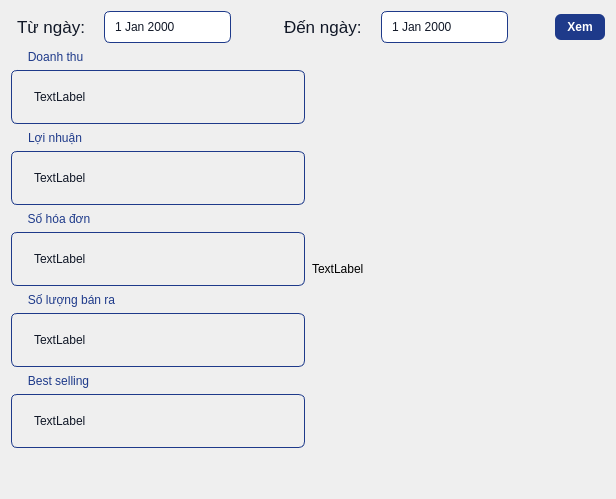
      <widget class="QWidget" name="reportPage">
       <layout class="QVBoxLayout" name="verticalLayout_10">
        <item>
         <layout class="QVBoxLayout" name="mainLayout">
          <property name="spacing">
           <number>7</number>
          </property>
          <property name="sizeConstraint">
           <enum>QLayout::SizeConstraint::SetMinAndMaxSize</enum>
          </property>
          <item>
           <layout class="QHBoxLayout" name="filterLayout">
            <item>
             <widget class="QLabel" name="label">
              <property name="font">
               <font>
                <family>Segoe UI</family>
                <pointsize>13</pointsize>
                <italic>false</italic>
                <bold>false</bold>
               </font>
              </property>
              <property name="styleSheet">
               <string notr="true">QLabel {
    color: #111827;         /* chữ đen xám đậm */
    font: 13pt &quot;Segoe UI&quot;;
    padding: 2px;
}

QLabel#titleLabel {
    font: bold 12pt &quot;Segoe UI&quot;;
    color: #1e3a8a;         /* xanh đậm cho tiêu đề */
}
</string>
              </property>
              <property name="text">
               <string>Từ ngày: </string>
              </property>
             </widget>
            </item>
            <item>
             <widget class="QDateEdit" name="dateFrom">
              <property name="styleSheet">
               <string notr="true">QDateEdit, QDateTimeEdit, QSpinBox {
    border: 1px solid #1e3a8a;
    border-radius: 6px;
    padding: 2px 24px 2px 8px;   /* chừa chỗ bên phải cho nút mũi tên */
    background: #ffffff;
    color: #111827;
    font: 10pt &quot;Segoe UI&quot;;
    min-height: 26px;
}

/* Hover */
QDateEdit:hover, QDateTimeEdit:hover, QSpinBox:hover {
    border: 1px solid #2563eb;
}

/* Focus */
QDateEdit:focus, QDateTimeEdit:focus, QSpinBox:focus {
    border: 1px solid #2563eb;
    background: #eff6ff;
    outline: none;
}

/* Up/Down button */
QSpinBox::up-button, QDateEdit::up-button, QDateTimeEdit::up-button,
QSpinBox::down-button, QDateEdit::down-button, QDateTimeEdit::down-button {
    subcontrol-origin: border;
    width: 20px;
    border: none;
    background: transparent;
}

/* Hover effect cho button */
QSpinBox::up-button:hover, QDateEdit::up-button:hover, QDateTimeEdit::up-button:hover,
QSpinBox::down-button:hover, QDateEdit::down-button:hover, QDateTimeEdit::down-button:hover {
    background: #e0e7ff;
    border-radius: 3px;
}

/* Up Arrow */
QSpinBox::up-arrow, QDateEdit::up-arrow, QDateTimeEdit::up-arrow {
    width: 8px;
    height: 8px;
}

/* Down Arrow */
QSpinBox::down-arrow, QDateEdit::down-arrow, QDateTimeEdit::down-arrow {
 image: none;
    width: 8px;
    height: 8px;
} 
</string>
              </property>
             </widget>
            </item>
            <item>
             <spacer name="horizontalSpacer_3">
              <property name="orientation">
               <enum>Qt::Orientation::Horizontal</enum>
              </property>
              <property name="sizeHint" stdset="0">
               <size>
                <width>40</width>
                <height>20</height>
               </size>
              </property>
             </spacer>
            </item>
            <item>
             <widget class="QLabel" name="label_2">
              <property name="font">
               <font>
                <family>Segoe UI</family>
                <pointsize>13</pointsize>
                <italic>false</italic>
                <bold>false</bold>
               </font>
              </property>
              <property name="styleSheet">
               <string notr="true">QLabel {
    color: #111827;         /* chữ đen xám đậm */
    font: 13pt &quot;Segoe UI&quot;;
    padding: 2px;
}

QLabel#titleLabel {
    font: bold 12pt &quot;Segoe UI&quot;;
    color: #1e3a8a;         /* xanh đậm cho tiêu đề */
}
</string>
              </property>
              <property name="text">
               <string>Đến ngày: </string>
              </property>
             </widget>
            </item>
            <item>
             <widget class="QDateEdit" name="dateTo">
              <property name="styleSheet">
               <string notr="true">QDateEdit, QDateTimeEdit, QSpinBox {
    border: 1px solid #1e3a8a;
    border-radius: 6px;
    padding: 2px 24px 2px 8px;   /* chừa chỗ bên phải cho nút mũi tên */
    background: #ffffff;
    color: #111827;
    font: 10pt &quot;Segoe UI&quot;;
    min-height: 26px;
}

/* Hover */
QDateEdit:hover, QDateTimeEdit:hover, QSpinBox:hover {
    border: 1px solid #2563eb;
}

/* Focus */
QDateEdit:focus, QDateTimeEdit:focus, QSpinBox:focus {
    border: 1px solid #2563eb;
    background: #eff6ff;
    outline: none;
}

/* Up/Down button */
QSpinBox::up-button, QDateEdit::up-button, QDateTimeEdit::up-button,
QSpinBox::down-button, QDateEdit::down-button, QDateTimeEdit::down-button {
    subcontrol-origin: border;
    width: 20px;
    border: none;
    background: transparent;
}

/* Hover effect cho button */
QSpinBox::up-button:hover, QDateEdit::up-button:hover, QDateTimeEdit::up-button:hover,
QSpinBox::down-button:hover, QDateEdit::down-button:hover, QDateTimeEdit::down-button:hover {
    background: #e0e7ff;
    border-radius: 3px;
}

/* Up Arrow */
QSpinBox::up-arrow, QDateEdit::up-arrow, QDateTimeEdit::up-arrow {
    width: 8px;
    height: 8px;
}

/* Down Arrow */
QSpinBox::down-arrow, QDateEdit::down-arrow, QDateTimeEdit::down-arrow {
 image: none;
    width: 8px;
    height: 8px;
} 
</string>
              </property>
             </widget>
            </item>
            <item>
             <spacer name="horizontalSpacer_4">
              <property name="orientation">
               <enum>Qt::Orientation::Horizontal</enum>
              </property>
              <property name="sizeHint" stdset="0">
               <size>
                <width>40</width>
                <height>20</height>
               </size>
              </property>
             </spacer>
            </item>
            <item>
             <widget class="QPushButton" name="btnView">
              <property name="styleSheet">
               <string notr="true">QPushButton {
    background-color: #1e3a8a;  
    color: white;
    border-radius: 6px;
    padding: 6px 12px;
    font-weight: bold;
}
QPushButton:hover {
    background-color: #2563eb;  
}
QPushButton:pressed {
    background-color: #1d4ed8;   
}</string>
              </property>
              <property name="text">
               <string>Xem</string>
              </property>
             </widget>
            </item>
           </layout>
          </item>
          <item>
           <layout class="QHBoxLayout" name="horizontalLayout_4">
            <item>
             <layout class="QVBoxLayout" name="verticalLayout_3">
              <item>
               <widget class="QGroupBox" name="groupBox_2">
                <property name="styleSheet">
                 <string notr="true">QGroupBox {
    border: 1px solid #1e3a8a;
    border-radius: 6px;
    margin-top: 20px;       /* khoảng cách cho tiêu đề */
    padding: 8px;
    font: bold 10pt &quot;Segoe UI&quot;;
    color: #1e3a8a;
}

QGroupBox::title {
    subcontrol-origin: margin;
    left: 10px;
    padding: 0 5px;
    color: #1e3a8a;
}
</string>
                </property>
                <property name="title">
                 <string>Doanh thu</string>
                </property>
                <layout class="QVBoxLayout" name="verticalLayout_4">
                 <item>
                  <widget class="QLabel" name="lblRevenue">
                   <property name="styleSheet">
                    <string notr="true">QLabel {
    color: #111827;         /* chữ đen xám đậm */
    font: 10pt &quot;Segoe UI&quot;;
    padding: 2px;
}

QLabel#titleLabel {
    font: bold 12pt &quot;Segoe UI&quot;;
    color: #1e3a8a;         /* xanh đậm cho tiêu đề */
}
</string>
                   </property>
                   <property name="text">
                    <string>TextLabel</string>
                   </property>
                  </widget>
                 </item>
                </layout>
               </widget>
              </item>
              <item>
               <widget class="QGroupBox" name="groupBox_5">
                <property name="styleSheet">
                 <string notr="true">QGroupBox {
    border: 1px solid #1e3a8a;
    border-radius: 6px;
    margin-top: 20px;       /* khoảng cách cho tiêu đề */
    padding: 8px;
    font: bold 10pt &quot;Segoe UI&quot;;
    color: #1e3a8a;
}

QGroupBox::title {
    subcontrol-origin: margin;
    left: 10px;
    padding: 0 5px;
    color: #1e3a8a;
}
</string>
                </property>
                <property name="title">
                 <string>Lợi nhuận</string>
                </property>
                <layout class="QVBoxLayout" name="verticalLayout_8">
                 <item>
                  <widget class="QLabel" name="lblProfit">
                   <property name="styleSheet">
                    <string notr="true">QLabel {
    color: #111827;         /* chữ đen xám đậm */
    font: 10pt &quot;Segoe UI&quot;;
    padding: 2px;
}

QLabel#titleLabel {
    font: bold 12pt &quot;Segoe UI&quot;;
    color: #1e3a8a;         /* xanh đậm cho tiêu đề */
}</string>
                   </property>
                   <property name="text">
                    <string>TextLabel</string>
                   </property>
                  </widget>
                 </item>
                </layout>
               </widget>
              </item>
              <item>
               <widget class="QGroupBox" name="groupBox">
                <property name="styleSheet">
                 <string notr="true">QGroupBox {
    border: 1px solid #1e3a8a;
    border-radius: 6px;
    margin-top: 20px;       /* khoảng cách cho tiêu đề */
    padding: 8px;
    font: bold 10pt &quot;Segoe UI&quot;;
    color: #1e3a8a;
}

QGroupBox::title {
    subcontrol-origin: margin;
    left: 10px;
    padding: 0 5px;
    color: #1e3a8a;
}
</string>
                </property>
                <property name="title">
                 <string>Số hóa đơn</string>
                </property>
                <layout class="QVBoxLayout" name="verticalLayout_5">
                 <item>
                  <widget class="QLabel" name="lblInvoices">
                   <property name="styleSheet">
                    <string notr="true">QLabel {
    color: #111827;         /* chữ đen xám đậm */
    font: 10pt &quot;Segoe UI&quot;;
    padding: 2px;
}

QLabel#titleLabel {
    font: bold 12pt &quot;Segoe UI&quot;;
    color: #1e3a8a;         /* xanh đậm cho tiêu đề */
}</string>
                   </property>
                   <property name="text">
                    <string>TextLabel</string>
                   </property>
                  </widget>
                 </item>
                </layout>
               </widget>
              </item>
              <item>
               <widget class="QGroupBox" name="groupBox_3">
                <property name="styleSheet">
                 <string notr="true">QGroupBox {
    border: 1px solid #1e3a8a;
    border-radius: 6px;
    margin-top: 20px;       /* khoảng cách cho tiêu đề */
    padding: 8px;
    font: bold 10pt &quot;Segoe UI&quot;;
    color: #1e3a8a;
}

QGroupBox::title {
    subcontrol-origin: margin;
    left: 10px;
    padding: 0 5px;
    color: #1e3a8a;
}
</string>
                </property>
                <property name="title">
                 <string>Số lượng bán ra</string>
                </property>
                <layout class="QVBoxLayout" name="verticalLayout_6">
                 <item>
                  <widget class="QLabel" name="lblQuantity">
                   <property name="styleSheet">
                    <string notr="true">QLabel {
    color: #111827;         /* chữ đen xám đậm */
    font: 10pt &quot;Segoe UI&quot;;
    padding: 2px;
}

QLabel#titleLabel {
    font: bold 12pt &quot;Segoe UI&quot;;
    color: #1e3a8a;         /* xanh đậm cho tiêu đề */
}</string>
                   </property>
                   <property name="text">
                    <string>TextLabel</string>
                   </property>
                  </widget>
                 </item>
                </layout>
               </widget>
              </item>
              <item>
               <widget class="QGroupBox" name="groupBox_4">
                <property name="styleSheet">
                 <string notr="true">QGroupBox {
    border: 1px solid #1e3a8a;
    border-radius: 6px;
    margin-top: 20px;       /* khoảng cách cho tiêu đề */
    padding: 8px;
    font: bold 10pt &quot;Segoe UI&quot;;
    color: #1e3a8a;
}

QGroupBox::title {
    subcontrol-origin: margin;
    left: 10px;
    padding: 0 5px;
    color: #1e3a8a;
}
</string>
                </property>
                <property name="title">
                 <string>Best selling</string>
                </property>
                <layout class="QVBoxLayout" name="verticalLayout_7">
                 <item>
                  <widget class="QLabel" name="lblBestSeller">
                   <property name="styleSheet">
                    <string notr="true">QLabel {
    color: #111827;         /* chữ đen xám đậm */
    font: 10pt &quot;Segoe UI&quot;;
    padding: 2px;
}

QLabel#titleLabel {
    font: bold 12pt &quot;Segoe UI&quot;;
    color: #1e3a8a;         /* xanh đậm cho tiêu đề */
}</string>
                   </property>
                   <property name="text">
                    <string>TextLabel</string>
                   </property>
                  </widget>
                 </item>
                </layout>
               </widget>
              </item>
              <item>
               <spacer name="verticalSpacer">
                <property name="orientation">
                 <enum>Qt::Orientation::Vertical</enum>
                </property>
                <property name="sizeHint" stdset="0">
                 <size>
                  <width>20</width>
                  <height>40</height>
                 </size>
                </property>
               </spacer>
              </item>
             </layout>
            </item>
            <item>
             <widget class="QLabel" name="label_3">
              <property name="text">
               <string>TextLabel</string>
              </property>
             </widget>
            </item>
           </layout>
          </item>
         </layout>
        </item>
       </layout>
      </widget>
